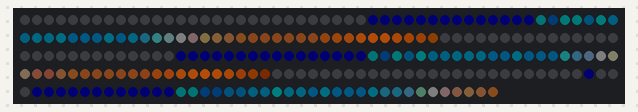
The sketch below on a simulated Arduino Uno, built with avr-gcc and run on an emulated ATmega328P. On the bench: 240 RGB LEDs in strip order, left to right, continuing on the next row. Dim RGB values are drawn brighter than linear.

Above: at 3.18 s.
At 7.61 s:
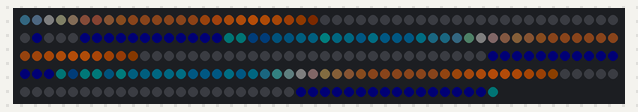
At 12.03 s:
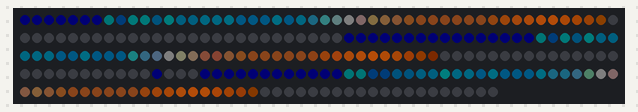
At 21.2 s:
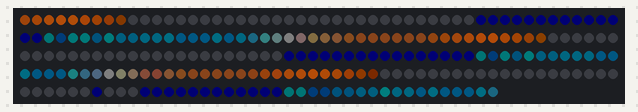
At 30.06 s:
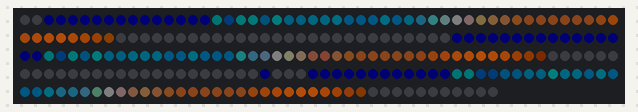
At 39.23 s:
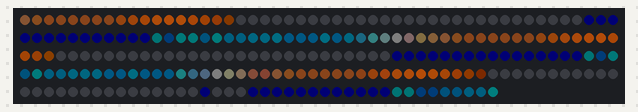

The sketch:

blueFirePalletMicro.ino
```cpp
#include <FastLED.h>

#define LED_PIN     3
#define NUM_LEDS    240
#define BRIGHTNESS  64
#define LED_TYPE    WS2812B
#define COLOR_ORDER GRB
CRGB leds[NUM_LEDS];

#define UPDATES_PER_SECOND 100
DEFINE_GRADIENT_PALETTE( GPS_Fire_Blueish_gp ) {
    0,   1,  0,  1,
  115,   1,  4,  6,
  165,   1, 20, 25,
  221,  41, 21, 11,
  242, 188, 22,  3,
  248, 220, 56,  7,
  252, 255,109, 14,
  255, 255,154, 26};

CRGBPalette16 currentPalette = GPS_Fire_Blueish_gp;
#define currentBlending LINEARBLEND

void setup() {
    delay(3000); // power-up safety delay
    FastLED.addLeds<LED_TYPE, LED_PIN, COLOR_ORDER>(leds, NUM_LEDS).setCorrection(TypicalLEDStrip);
    FastLED.setBrightness(BRIGHTNESS);
    FastLED.setMaxPowerInVoltsAndMilliamps(5, 1000);
}


void loop(){
    static uint8_t startIndex = 0;
    startIndex = startIndex + 1; /* motion speed */

    FillLEDsFromPaletteColors( startIndex);

    FastLED.show();
    FastLED.delay(1000 / UPDATES_PER_SECOND);
}

void FillLEDsFromPaletteColors( uint8_t colorIndex) {
    uint8_t brightness = 255;

    for( int i = 0; i < NUM_LEDS; i++) {
        leds[i] = ColorFromPalette( currentPalette, colorIndex, brightness, currentBlending);
        colorIndex += 3;
    }
}
```
